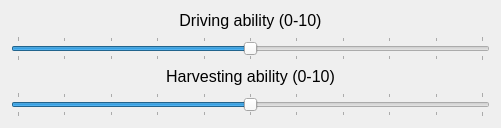
  <widget class="QWidget" name="verticalLayoutWidget_6">
   <property name="geometry">
    <rect>
     <x>490</x>
     <y>450</y>
     <width>501</width>
     <height>101</height>
    </rect>
   </property>
   <layout class="QVBoxLayout" name="verticalLayout_6">
    <item>
     <widget class="QLabel" name="label_18">
      <property name="font">
       <font>
        <pointsize>12</pointsize>
       </font>
      </property>
      <property name="text">
       <string>Driving ability (0-10)</string>
      </property>
      <property name="alignment">
       <set>Qt::AlignCenter</set>
      </property>
     </widget>
    </item>
    <item>
     <widget class="QSlider" name="drivingabilit_f">
      <property name="maximum">
       <number>10</number>
      </property>
      <property name="sliderPosition">
       <number>5</number>
      </property>
      <property name="orientation">
       <enum>Qt::Horizontal</enum>
      </property>
      <property name="tickPosition">
       <enum>QSlider::TicksBothSides</enum>
      </property>
      <property name="tickInterval">
       <number>1</number>
      </property>
     </widget>
    </item>
    <item>
     <widget class="QLabel" name="label_17">
      <property name="font">
       <font>
        <pointsize>12</pointsize>
       </font>
      </property>
      <property name="text">
       <string>Harvesting ability (0-10)</string>
      </property>
      <property name="alignment">
       <set>Qt::AlignCenter</set>
      </property>
     </widget>
    </item>
    <item>
     <widget class="QSlider" name="harvestability_f">
      <property name="maximum">
       <number>10</number>
      </property>
      <property name="sliderPosition">
       <number>5</number>
      </property>
      <property name="orientation">
       <enum>Qt::Horizontal</enum>
      </property>
      <property name="invertedAppearance">
       <bool>false</bool>
      </property>
      <property name="invertedControls">
       <bool>false</bool>
      </property>
      <property name="tickPosition">
       <enum>QSlider::TicksBothSides</enum>
      </property>
      <property name="tickInterval">
       <number>1</number>
      </property>
     </widget>
    </item>
   </layout>
  </widget>
